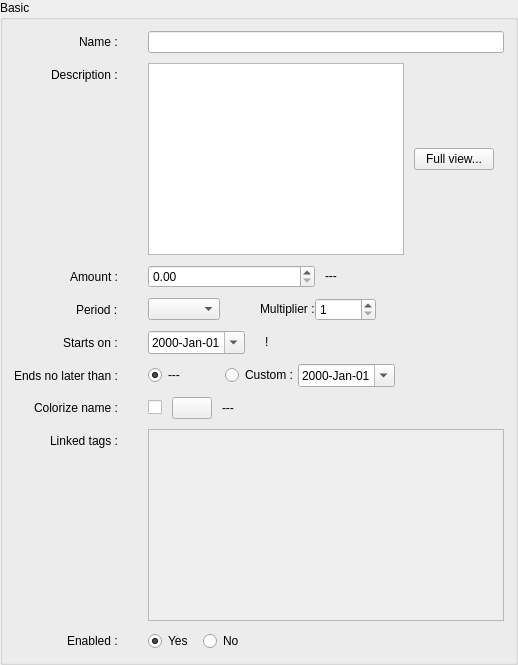
      <widget class="QGroupBox" name="basicGroupBox">
       <property name="title">
        <string>Basic</string>
       </property>
       <layout class="QFormLayout" name="formLayoutBasic">
        <property name="fieldGrowthPolicy">
         <enum>QFormLayout::FieldGrowthPolicy::ExpandingFieldsGrow</enum>
        </property>
        <property name="labelAlignment">
         <set>Qt::AlignmentFlag::AlignRight|Qt::AlignmentFlag::AlignTrailing|Qt::AlignmentFlag::AlignVCenter</set>
        </property>
        <property name="formAlignment">
         <set>Qt::AlignmentFlag::AlignLeading|Qt::AlignmentFlag::AlignLeft|Qt::AlignmentFlag::AlignTop</set>
        </property>
        <property name="horizontalSpacing">
         <number>30</number>
        </property>
        <property name="verticalSpacing">
         <number>10</number>
        </property>
        <item row="0" column="0">
         <widget class="QLabel" name="label">
          <property name="text">
           <string>Name :</string>
          </property>
         </widget>
        </item>
        <item row="0" column="1">
         <layout class="QHBoxLayout" name="horizontalLayout_Name">
          <item>
           <widget class="QLineEdit" name="nameLineEdit">
            <property name="sizePolicy">
             <sizepolicy hsizetype="Expanding" vsizetype="Fixed">
              <horstretch>0</horstretch>
              <verstretch>0</verstretch>
             </sizepolicy>
            </property>
            <property name="toolTip">
             <string>&lt;html&gt;&lt;head/&gt;&lt;body&gt;&lt;p&gt;Can be unique or not, although it is recommended that each Cash Stream Definition has its own name. Limited to 100 characters.&lt;/p&gt;&lt;/body&gt;&lt;/html&gt;</string>
            </property>
            <property name="maxLength">
             <number>100</number>
            </property>
            <property name="placeholderText">
             <string/>
            </property>
            <property name="clearButtonEnabled">
             <bool>true</bool>
            </property>
           </widget>
          </item>
         </layout>
        </item>
        <item row="1" column="0">
         <widget class="QLabel" name="label_2">
          <property name="sizePolicy">
           <sizepolicy hsizetype="Preferred" vsizetype="Preferred">
            <horstretch>0</horstretch>
            <verstretch>0</verstretch>
           </sizepolicy>
          </property>
          <property name="font">
           <font>
            <bold>false</bold>
           </font>
          </property>
          <property name="text">
           <string>Description :</string>
          </property>
         </widget>
        </item>
        <item row="1" column="1">
         <layout class="QHBoxLayout" name="horizontalLayout_12" stretch="0,0,0,0">
          <item>
           <widget class="QPlainTextEdit" name="descPlainTextEdit">
            <property name="sizePolicy">
             <sizepolicy hsizetype="Expanding" vsizetype="Expanding">
              <horstretch>0</horstretch>
              <verstretch>0</verstretch>
             </sizepolicy>
            </property>
            <property name="font">
             <font>
              <italic>true</italic>
             </font>
            </property>
            <property name="toolTip">
             <string>&lt;html&gt;&lt;head/&gt;&lt;body&gt;&lt;p&gt;Description of this periodic Cash Stream Definition. Limited to 4000 characters.&lt;/p&gt;&lt;/body&gt;&lt;/html&gt;</string>
            </property>
           </widget>
          </item>
          <item>
           <spacer name="horizontalSpacer_14">
            <property name="orientation">
             <enum>Qt::Orientation::Horizontal</enum>
            </property>
            <property name="sizeType">
             <enum>QSizePolicy::Policy::Fixed</enum>
            </property>
            <property name="sizeHint" stdset="0">
             <size>
              <width>10</width>
              <height>20</height>
             </size>
            </property>
           </spacer>
          </item>
          <item>
           <widget class="QPushButton" name="editDescriptionPushButton">
            <property name="sizePolicy">
             <sizepolicy hsizetype="Fixed" vsizetype="Fixed">
              <horstretch>0</horstretch>
              <verstretch>0</verstretch>
             </sizepolicy>
            </property>
            <property name="text">
             <string>Full view...</string>
            </property>
            <property name="autoDefault">
             <bool>false</bool>
            </property>
           </widget>
          </item>
          <item>
           <spacer name="horizontalSpacer_15">
            <property name="orientation">
             <enum>Qt::Orientation::Horizontal</enum>
            </property>
            <property name="sizeType">
             <enum>QSizePolicy::Policy::Fixed</enum>
            </property>
            <property name="sizeHint" stdset="0">
             <size>
              <width>10</width>
              <height>20</height>
             </size>
            </property>
           </spacer>
          </item>
         </layout>
        </item>
        <item row="2" column="0">
         <widget class="QLabel" name="label_5">
          <property name="sizePolicy">
           <sizepolicy hsizetype="Preferred" vsizetype="Preferred">
            <horstretch>0</horstretch>
            <verstretch>0</verstretch>
           </sizepolicy>
          </property>
          <property name="font">
           <font>
            <bold>false</bold>
           </font>
          </property>
          <property name="text">
           <string>Amount :</string>
          </property>
         </widget>
        </item>
        <item row="2" column="1">
         <layout class="QHBoxLayout" name="horizontalLayout_4">
          <item>
           <widget class="QDoubleSpinBox" name="amountDoubleSpinBox">
            <property name="sizePolicy">
             <sizepolicy hsizetype="Expanding" vsizetype="Fixed">
              <horstretch>0</horstretch>
              <verstretch>0</verstretch>
             </sizepolicy>
            </property>
            <property name="toolTip">
             <string>&lt;html&gt;&lt;head/&gt;&lt;body&gt;&lt;p&gt;The amount to be repeated periodically, before any inflation, growth or &amp;quot;Conversion to Present Value&amp;quot; is applied.&lt;/p&gt;&lt;/body&gt;&lt;/html&gt;</string>
            </property>
            <property name="showGroupSeparator" stdset="0">
             <bool>true</bool>
            </property>
            <property name="maximum">
             <double>1000000000000.000000000000000</double>
            </property>
           </widget>
          </item>
          <item>
           <spacer name="horizontalSpacer_6">
            <property name="orientation">
             <enum>Qt::Orientation::Horizontal</enum>
            </property>
            <property name="sizeType">
             <enum>QSizePolicy::Policy::Fixed</enum>
            </property>
            <property name="sizeHint" stdset="0">
             <size>
              <width>10</width>
              <height>20</height>
             </size>
            </property>
           </spacer>
          </item>
          <item>
           <widget class="QLabel" name="currencyIsoCodeLabel">
            <property name="sizePolicy">
             <sizepolicy hsizetype="Fixed" vsizetype="Fixed">
              <horstretch>0</horstretch>
              <verstretch>0</verstretch>
             </sizepolicy>
            </property>
            <property name="text">
             <string>---</string>
            </property>
           </widget>
          </item>
          <item>
           <spacer name="horizontalSpacer_4">
            <property name="orientation">
             <enum>Qt::Orientation::Horizontal</enum>
            </property>
            <property name="sizeHint" stdset="0">
             <size>
              <width>10</width>
              <height>20</height>
             </size>
            </property>
           </spacer>
          </item>
         </layout>
        </item>
        <item row="3" column="0">
         <widget class="QLabel" name="label_3">
          <property name="sizePolicy">
           <sizepolicy hsizetype="Preferred" vsizetype="Preferred">
            <horstretch>0</horstretch>
            <verstretch>0</verstretch>
           </sizepolicy>
          </property>
          <property name="font">
           <font>
            <bold>false</bold>
           </font>
          </property>
          <property name="whatsThis">
           <string>Period of time for which this income/expense is repeated (times Period Multiplier)</string>
          </property>
          <property name="text">
           <string>Period :</string>
          </property>
         </widget>
        </item>
        <item row="3" column="1">
         <layout class="QHBoxLayout" name="horizontalLayout_2">
          <item>
           <widget class="QComboBox" name="periodComboBox">
            <property name="sizePolicy">
             <sizepolicy hsizetype="Preferred" vsizetype="Fixed">
              <horstretch>0</horstretch>
              <verstretch>0</verstretch>
             </sizepolicy>
            </property>
            <property name="toolTip">
             <string>&lt;html&gt;&lt;head/&gt;&lt;body&gt;&lt;p&gt;The period &amp;quot;unit&amp;quot; used in the definition of the repetition interval. For the value &amp;quot;End-of-month&amp;quot;, it means any generated financial events will occur at the very end of a month.&lt;/p&gt;&lt;/body&gt;&lt;/html&gt;</string>
            </property>
           </widget>
          </item>
          <item>
           <spacer name="horizontalSpacer_2">
            <property name="orientation">
             <enum>Qt::Orientation::Horizontal</enum>
            </property>
            <property name="sizeType">
             <enum>QSizePolicy::Policy::Fixed</enum>
            </property>
            <property name="sizeHint" stdset="0">
             <size>
              <width>40</width>
              <height>20</height>
             </size>
            </property>
           </spacer>
          </item>
          <item>
           <widget class="QLabel" name="label_16">
            <property name="sizePolicy">
             <sizepolicy hsizetype="Preferred" vsizetype="Fixed">
              <horstretch>0</horstretch>
              <verstretch>0</verstretch>
             </sizepolicy>
            </property>
            <property name="text">
             <string>Multiplier :</string>
            </property>
           </widget>
          </item>
          <item>
           <widget class="QSpinBox" name="periodMultiplierSpinBox">
            <property name="sizePolicy">
             <sizepolicy hsizetype="Preferred" vsizetype="Fixed">
              <horstretch>0</horstretch>
              <verstretch>0</verstretch>
             </sizepolicy>
            </property>
            <property name="toolTip">
             <string>&lt;html&gt;&lt;head/&gt;&lt;body&gt;&lt;p&gt;Number of &amp;quot;Period&amp;quot; unit(s) in the repetition interval.&lt;/p&gt;&lt;/body&gt;&lt;/html&gt;</string>
            </property>
            <property name="minimum">
             <number>1</number>
            </property>
            <property name="maximum">
             <number>36500</number>
            </property>
           </widget>
          </item>
          <item>
           <spacer name="horizontalSpacer_3">
            <property name="orientation">
             <enum>Qt::Orientation::Horizontal</enum>
            </property>
            <property name="sizeHint" stdset="0">
             <size>
              <width>40</width>
              <height>20</height>
             </size>
            </property>
           </spacer>
          </item>
         </layout>
        </item>
        <item row="4" column="0">
         <widget class="QLabel" name="label_7">
          <property name="sizePolicy">
           <sizepolicy hsizetype="Preferred" vsizetype="Preferred">
            <horstretch>0</horstretch>
            <verstretch>0</verstretch>
           </sizepolicy>
          </property>
          <property name="font">
           <font>
            <bold>false</bold>
           </font>
          </property>
          <property name="whatsThis">
           <string>Interval of time inside which this income/expense is allowed to be generated</string>
          </property>
          <property name="text">
           <string>Starts on :</string>
          </property>
         </widget>
        </item>
        <item row="4" column="1">
         <layout class="QHBoxLayout" name="horizontalLayout_15">
          <item>
           <widget class="QDateEdit" name="fromDateEdit">
            <property name="sizePolicy">
             <sizepolicy hsizetype="Preferred" vsizetype="Fixed">
              <horstretch>0</horstretch>
              <verstretch>0</verstretch>
             </sizepolicy>
            </property>
            <property name="toolTip">
             <string>&lt;html&gt;&lt;head/&gt;&lt;body&gt;&lt;p&gt;&lt;span style=&quot; background-color:transparent;&quot;&gt;Date of the first financial event. Growth is calculated from this date. Note that any events occurring before &lt;/span&gt;&lt;span style=&quot; font-style:italic; background-color:transparent;&quot;&gt;tomorrow&lt;/span&gt;&lt;span style=&quot; background-color:transparent;&quot;&gt; will be discarded.&lt;/span&gt;&lt;/p&gt;&lt;/body&gt;&lt;/html&gt;</string>
            </property>
            <property name="maximumDate">
             <date>
              <year>2999</year>
              <month>12</month>
              <day>31</day>
             </date>
            </property>
            <property name="minimumDate">
             <date>
              <year>1999</year>
              <month>10</month>
              <day>15</day>
             </date>
            </property>
            <property name="displayFormat">
             <string notr="true">yyyy-MMM-dd</string>
            </property>
            <property name="calendarPopup">
             <bool>true</bool>
            </property>
            <property name="timeSpec">
             <enum>Qt::TimeSpec::LocalTime</enum>
            </property>
           </widget>
          </item>
          <item>
           <spacer name="horizontalSpacer_7">
            <property name="orientation">
             <enum>Qt::Orientation::Horizontal</enum>
            </property>
            <property name="sizeType">
             <enum>QSizePolicy::Policy::Fixed</enum>
            </property>
            <property name="sizeHint" stdset="0">
             <size>
              <width>20</width>
              <height>20</height>
             </size>
            </property>
           </spacer>
          </item>
          <item>
           <widget class="QLabel" name="startWarningLabel">
            <property name="sizePolicy">
             <sizepolicy hsizetype="Preferred" vsizetype="Fixed">
              <horstretch>0</horstretch>
              <verstretch>0</verstretch>
             </sizepolicy>
            </property>
            <property name="font">
             <font>
              <bold>false</bold>
             </font>
            </property>
            <property name="toolTip">
             <string>&lt;html&gt;&lt;head/&gt;&lt;body&gt;&lt;p&gt;Start date occurs after End date. No financial event will be generated.&lt;/p&gt;&lt;/body&gt;&lt;/html&gt;</string>
            </property>
            <property name="text">
             <string>!</string>
            </property>
           </widget>
          </item>
          <item>
           <spacer name="horizontalSpacer_5">
            <property name="orientation">
             <enum>Qt::Orientation::Horizontal</enum>
            </property>
            <property name="sizeHint" stdset="0">
             <size>
              <width>40</width>
              <height>20</height>
             </size>
            </property>
           </spacer>
          </item>
         </layout>
        </item>
        <item row="5" column="0">
         <widget class="QLabel" name="label_6">
          <property name="text">
           <string>Ends no later than :</string>
          </property>
         </widget>
        </item>
        <item row="5" column="1">
         <layout class="QHBoxLayout" name="horizontalLayout_EndDate">
          <item>
           <widget class="QRadioButton" name="toScenarioRadioButton">
            <property name="toolTip">
             <string>&lt;html&gt;&lt;head/&gt;&lt;body&gt;&lt;p&gt;No financial event &lt;span style=&quot; background-color:transparent;&quot;&gt;for this Cash Stream Definition &lt;/span&gt;will be generated past this date, which is specified at the &lt;span style=&quot; font-weight:700;&quot;&gt;scenario&lt;/span&gt; level. &lt;/p&gt;&lt;/body&gt;&lt;/html&gt;</string>
            </property>
            <property name="text">
             <string>---</string>
            </property>
            <property name="checked">
             <bool>true</bool>
            </property>
            <attribute name="buttonGroup">
             <string notr="true">buttonGroup</string>
            </attribute>
           </widget>
          </item>
          <item>
           <spacer name="horizontalSpacer_26">
            <property name="orientation">
             <enum>Qt::Orientation::Horizontal</enum>
            </property>
            <property name="sizeType">
             <enum>QSizePolicy::Policy::Fixed</enum>
            </property>
            <property name="sizeHint" stdset="0">
             <size>
              <width>40</width>
              <height>20</height>
             </size>
            </property>
           </spacer>
          </item>
          <item>
           <widget class="QRadioButton" name="toCustomRadioButton">
            <property name="text">
             <string>Custom :</string>
            </property>
            <property name="checked">
             <bool>false</bool>
            </property>
            <attribute name="buttonGroup">
             <string notr="true">buttonGroup</string>
            </attribute>
           </widget>
          </item>
          <item>
           <widget class="QDateEdit" name="toDateEdit">
            <property name="sizePolicy">
             <sizepolicy hsizetype="Preferred" vsizetype="Fixed">
              <horstretch>0</horstretch>
              <verstretch>0</verstretch>
             </sizepolicy>
            </property>
            <property name="toolTip">
             <string>&lt;html&gt;&lt;head/&gt;&lt;body&gt;&lt;p&gt;&lt;span style=&quot; background-color:transparent;&quot;&gt;No financial event for this Cash Stream Definition will be generated past this custom date, which is applicable only to this specific Periodic Cash Stream Definition.&lt;/span&gt;&lt;/p&gt;&lt;/body&gt;&lt;/html&gt;</string>
            </property>
            <property name="maximumDate">
             <date>
              <year>2999</year>
              <month>12</month>
              <day>31</day>
             </date>
            </property>
            <property name="minimumDate">
             <date>
              <year>1999</year>
              <month>10</month>
              <day>17</day>
             </date>
            </property>
            <property name="displayFormat">
             <string notr="true">yyyy-MMM-dd</string>
            </property>
            <property name="calendarPopup">
             <bool>true</bool>
            </property>
            <property name="timeSpec">
             <enum>Qt::TimeSpec::LocalTime</enum>
            </property>
           </widget>
          </item>
          <item>
           <spacer name="horizontalSpacer_24">
            <property name="orientation">
             <enum>Qt::Orientation::Horizontal</enum>
            </property>
            <property name="sizeHint" stdset="0">
             <size>
              <width>40</width>
              <height>20</height>
             </size>
            </property>
           </spacer>
          </item>
         </layout>
        </item>
        <item row="6" column="0">
         <widget class="QLabel" name="label_15">
          <property name="sizePolicy">
           <sizepolicy hsizetype="Preferred" vsizetype="Preferred">
            <horstretch>0</horstretch>
            <verstretch>0</verstretch>
           </sizepolicy>
          </property>
          <property name="font">
           <font>
            <bold>false</bold>
           </font>
          </property>
          <property name="text">
           <string>Colorize name :</string>
          </property>
         </widget>
        </item>
        <item row="6" column="1">
         <layout class="QHBoxLayout" name="horizontalLayout_14">
          <item>
           <widget class="QCheckBox" name="decorationColorCheckBox">
            <property name="toolTip">
             <string>&lt;html&gt;&lt;head/&gt;&lt;body&gt;&lt;p&gt;If &lt;span style=&quot; font-weight:700;&quot;&gt;checked&lt;/span&gt; : User-defined color is assigned to the name.&lt;/p&gt;&lt;p&gt;If &lt;span style=&quot; font-weight:700;&quot;&gt;unchecked&lt;/span&gt; : System default is used for the name's color&lt;/p&gt;&lt;/body&gt;&lt;/html&gt;</string>
            </property>
            <property name="text">
             <string/>
            </property>
           </widget>
          </item>
          <item>
           <spacer name="horizontalSpacer_19">
            <property name="orientation">
             <enum>Qt::Orientation::Horizontal</enum>
            </property>
            <property name="sizeType">
             <enum>QSizePolicy::Policy::Fixed</enum>
            </property>
            <property name="sizeHint" stdset="0">
             <size>
              <width>10</width>
              <height>20</height>
             </size>
            </property>
           </spacer>
          </item>
          <item>
           <widget class="QPushButton" name="decorationColorPushButton">
            <property name="toolTip">
             <string>&lt;html&gt;&lt;head/&gt;&lt;body&gt;&lt;p&gt;Click on this button to set a custom color for the name of this Cash Stream Definition.&lt;/p&gt;&lt;/body&gt;&lt;/html&gt;</string>
            </property>
            <property name="text">
             <string/>
            </property>
            <property name="autoDefault">
             <bool>false</bool>
            </property>
           </widget>
          </item>
          <item>
           <spacer name="horizontalSpacer_17">
            <property name="orientation">
             <enum>Qt::Orientation::Horizontal</enum>
            </property>
            <property name="sizeType">
             <enum>QSizePolicy::Policy::Fixed</enum>
            </property>
            <property name="sizeHint" stdset="0">
             <size>
              <width>10</width>
              <height>20</height>
             </size>
            </property>
           </spacer>
          </item>
          <item>
           <widget class="QLabel" name="decorationColorCustomTextLabel">
            <property name="sizePolicy">
             <sizepolicy hsizetype="Expanding" vsizetype="Fixed">
              <horstretch>0</horstretch>
              <verstretch>0</verstretch>
             </sizepolicy>
            </property>
            <property name="text">
             <string>---</string>
            </property>
           </widget>
          </item>
          <item>
           <spacer name="horizontalSpacer_18">
            <property name="orientation">
             <enum>Qt::Orientation::Horizontal</enum>
            </property>
            <property name="sizeHint" stdset="0">
             <size>
              <width>40</width>
              <height>20</height>
             </size>
            </property>
           </spacer>
          </item>
         </layout>
        </item>
        <item row="7" column="0">
         <widget class="QLabel" name="label_9">
          <property name="text">
           <string>Linked tags :</string>
          </property>
         </widget>
        </item>
        <item row="7" column="1">
         <layout class="QHBoxLayout" name="horizontalLayout_Tags">
          <item>
           <widget class="QPlainTextEdit" name="tagsEdit">
            <property name="sizePolicy">
             <sizepolicy hsizetype="Expanding" vsizetype="Preferred">
              <horstretch>0</horstretch>
              <verstretch>0</verstretch>
             </sizepolicy>
            </property>
            <property name="toolTip">
             <string>&lt;html&gt;&lt;head/&gt;&lt;body&gt;&lt;p&gt;Tags are used to categorize Cash Stream Definitions. &lt;span style=&quot; font-style:italic;&quot;&gt;Linked tags&lt;/span&gt; are tags associated to this Cash Stream Definition. One tag may be linked to multiple Cash Stream Definitions, and one Cash Stream Definition can be linked to multiple tags. Use &amp;quot;Manage Tags&amp;quot; button to change this list.&lt;/p&gt;&lt;/body&gt;&lt;/html&gt;</string>
            </property>
            <property name="styleSheet">
             <string notr="true"> background-color: palette(window);</string>
            </property>
            <property name="readOnly">
             <bool>true</bool>
            </property>
           </widget>
          </item>
         </layout>
        </item>
        <item row="8" column="0">
         <widget class="QLabel" name="label_10">
          <property name="sizePolicy">
           <sizepolicy hsizetype="Preferred" vsizetype="Preferred">
            <horstretch>0</horstretch>
            <verstretch>0</verstretch>
           </sizepolicy>
          </property>
          <property name="font">
           <font>
            <bold>false</bold>
           </font>
          </property>
          <property name="text">
           <string>Enabled :</string>
          </property>
         </widget>
        </item>
        <item row="8" column="1">
         <layout class="QHBoxLayout" name="horizontalLayout_6">
          <item>
           <widget class="QRadioButton" name="activeYesRadioButton">
            <property name="sizePolicy">
             <sizepolicy hsizetype="Preferred" vsizetype="Fixed">
              <horstretch>0</horstretch>
              <verstretch>0</verstretch>
             </sizepolicy>
            </property>
            <property name="toolTip">
             <string>&lt;html&gt;&lt;head/&gt;&lt;body&gt;&lt;p&gt;&lt;span style=&quot; font-weight:700;&quot;&gt;Do&lt;/span&gt; use this Cash Stream Definition in the calculation.&lt;/p&gt;&lt;/body&gt;&lt;/html&gt;</string>
            </property>
            <property name="text">
             <string>Yes</string>
            </property>
            <property name="checked">
             <bool>true</bool>
            </property>
            <attribute name="buttonGroup">
             <string notr="true">buttonGroup_2</string>
            </attribute>
           </widget>
          </item>
          <item>
           <spacer name="horizontalSpacer_20">
            <property name="orientation">
             <enum>Qt::Orientation::Horizontal</enum>
            </property>
            <property name="sizeType">
             <enum>QSizePolicy::Policy::Fixed</enum>
            </property>
            <property name="sizeHint" stdset="0">
             <size>
              <width>10</width>
              <height>20</height>
             </size>
            </property>
           </spacer>
          </item>
          <item>
           <widget class="QRadioButton" name="activeNoRadioButton">
            <property name="sizePolicy">
             <sizepolicy hsizetype="Preferred" vsizetype="Fixed">
              <horstretch>0</horstretch>
              <verstretch>0</verstretch>
             </sizepolicy>
            </property>
            <property name="toolTip">
             <string>&lt;html&gt;&lt;head/&gt;&lt;body&gt;&lt;p&gt;&lt;span style=&quot; font-weight:700;&quot;&gt;Do not&lt;/span&gt; use this Cash Stream Definition in the calculation.&lt;/p&gt;&lt;/body&gt;&lt;/html&gt;</string>
            </property>
            <property name="text">
             <string>No</string>
            </property>
            <attribute name="buttonGroup">
             <string notr="true">buttonGroup_2</string>
            </attribute>
           </widget>
          </item>
          <item>
           <spacer name="horizontalSpacer_9">
            <property name="orientation">
             <enum>Qt::Orientation::Horizontal</enum>
            </property>
            <property name="sizeHint" stdset="0">
             <size>
              <width>40</width>
              <height>20</height>
             </size>
            </property>
           </spacer>
          </item>
         </layout>
        </item>
       </layout>
      </widget>
